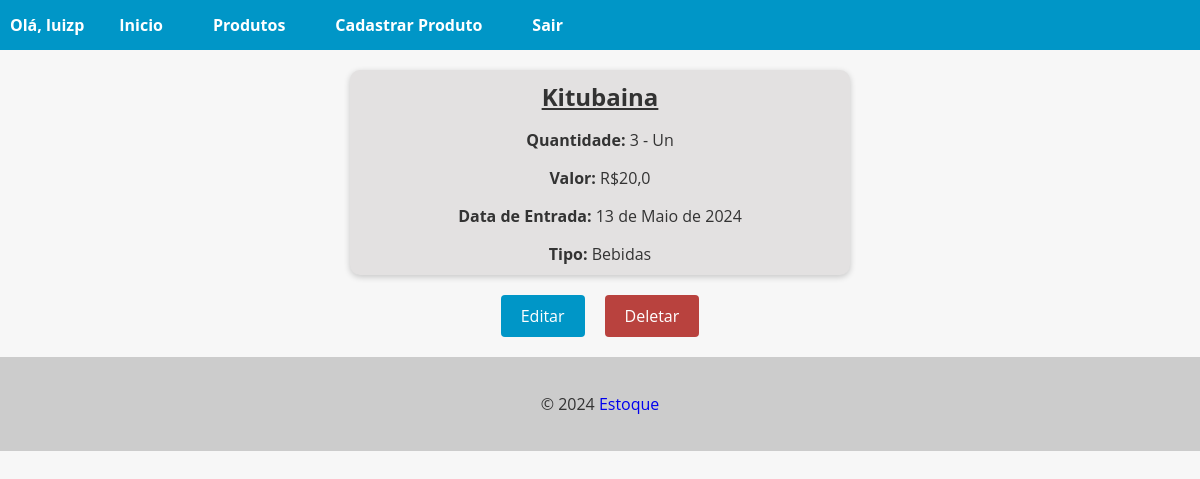
Screenshot of /produtos/7/ (signed in) with the database file from the repository.
### estoque/models.py (models this page shows, shortened)
class Produto(models.Model):
    id = models.AutoField(primary_key=True)
    nome = models.CharField(max_length=200)
    medida = models.ForeignKey(UnidadeMedida, on_delete=models.CASCADE, related_name='medida_produto')
    quantidade = models.IntegerField()
    valor_unidade = models.FloatField()
    data_entrada = models.DateField(auto_now_add=True)
    tipo = models.ForeignKey(Tipo, on_delete=models.CASCADE, related_name='tipo_produto')

class UnidadeMedida(models.Model):
    id = models.AutoField(primary_key=True)
    unidade = models.CharField(max_length=30)
    def __str__(self):
        return self.unidade

class Tipo(models.Model):
    id = models.AutoField(primary_key=True)
    nome = models.CharField(max_length=30)
    def __str__(self):
        return self.nome

### estoque/views.py (the view)
# urls.py: path('produtos/<int:pk>/', ProdutoDetailView.as_view(), name='produto_detail'),
@method_decorator(login_required(login_url='login'), name='dispatch')
class ProdutoDetailView(DetailView):
    model = Produto
    template_name = 'produto_detail.html'

### estoque/templates/produto_detail.html (shortened to what this page needs)
{% extends "base.html" %}
{% block content %}
    <div class="func-card">
        <h2 class="subli">{{ object.nome }}</h2>
        <p><strong>Quantidade: </strong>{{ object.quantidade }} - {{ object.medida }}</p>
        <p><strong>Valor: </strong>R${{ object.valor_unidade }}</p>
        <p><strong>Data de Entrada: </strong>{{ object.data_entrada }}</p>
        <p><strong>Tipo: </strong>{{ object.tipo }}</p>
    </div>
    {% if user.is_superuser %}
        <div class="buttons-container">
            <a href="{% url 'editar_produto' pk=object.pk %}" class="btn btn-primary">Editar</a>
            <a href="{% url 'deletar_produto' pk=object.pk %}" class="btn btn-danger">Deletar</a>
        </div>
    {% else %}
        <div class="buttons-container">
            <a href="{% url 'produtos' %}" class="btn btn-primary">Voltar</a>
        </div>
    {% endif %}
{% endblock %}

### app/templates/base.html (shortened to what this page needs)
<!DOCTYPE html>
<html lang="en">
<head>
</head>
<body>
    <header>
        <nav>
            <ul>
                {% if user.is_authenticated %}
                    <li><strong>Olá, {{ user.username }}</strong></li>
                    {% if user.is_superuser %}
                        <li><strong><a href="{% url 'home' %}">Inicio</a></strong></li>
                        <li><strong><a href="{% url 'produtos' %}">Produtos</a></strong></li>
                        <li><strong><a href="{% url 'add_produto' %}">Cadastrar Produto</a></strong></li>
                        <li><strong><a href="{% url 'logout' %}">Sair</a></strong></li>
                    {% else %}
                        <li><strong><a href="{% url 'home' %}">Inicio</a></strong></li>
                        <li><strong><a href="{% url 'produtos' %}">Produtos</a></strong></li>
                        <li><strong><a href="{% url 'logout' %}">Sair</a></strong></li>
                    {% endif %}
                {% else %}
                    <li><strong><a href="{% url 'home' %}">Inicio</a></strong></li>
                    <li><strong><a href="{% url 'login' %}">Entrar</a></strong></li>
                    <li><strong><a href="{% url 'registro' %}">Registre-se</a></strong></li>
                {% endif %}
            </ul>
        </nav>
    </header>
    <main>
        {% block content %}
        {% endblock %}
    </main>
    <footer>
        <p>&copy; 2024 <a href="https://github.com/LuizBackCode/estoque-mercado" target="_blank" class="link">Estoque</a></p>
    </footer>
</body>
</html>

### app/templates/base.html (style rules this page uses)
body { font-family: 'Open Sans', sans-serif; background-color: #f7f7f7; color: #333; margin: 0; padding: 0; }
header { background-color: #0096c7; color: #fff; text-align: center; }
footer { background-color: #ccc; color: #333; padding: 20px; text-align: center; }
nav { background-color: #0096c7; color: #fff; height: 50px; display: flex; justify-content: space-between; align-items: center; }
nav ul { list-style: none; margin: 0; padding: 0; display: flex; }
nav ul li { margin: 0 10px; }
nav ul li a { color: #fff; text-decoration: none; font-size: 16px; padding: 15px; transition: all 0.3s ease; }
.link { text-decoration: none; }

### estoque/templates/produto_detail.html (style rules this page uses)
.func-card { background-color: #e3e1e1; box-shadow: 0px 2px 6px rgba(0, 0, 0, 0.2); border-radius: 10px; overflow: hidden; text-align: center; transition: all 0.3s ease; max-width: 500px; margin: 20px auto 0; margin-bottom: 20px; }
.func-card h2 { font-size: 1.5rem; margin: 10px; }
.func-card p { font-size: 1rem; margin-bottom: 10px; }
.buttons-container { display: flex; justify-content: center; margin-top: 20px; margin-bottom: 20px; }
.btn { display: inline-block; background-color: #0096c7; color: #fff; border: none; padding: 10px 20px; font-size: 16px; border-radius: 4px; cursor: pointer; transition: background-color 0.3s ease-in-out; margin: 0 10px; }
.btn-danger { background-color: #b9423e; text-decoration: none !important; }
a { text-decoration: none !important; }
.subli { text-decoration: underline; }

### rows the page displays
Produto: nome "Kitubaina", quantidade "3", medida "Un", valor_unidade "20,0", data_entrada "13 de Maio de 2024", tipo "Bebidas"

### other values shown
{{ user.username }} "luizp"
